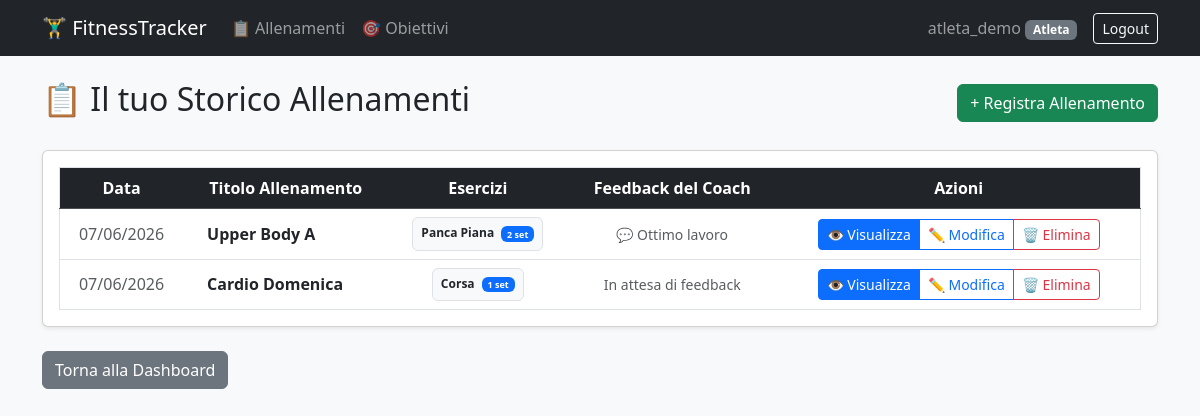
The app's page /workouts/ (signed in), older data.
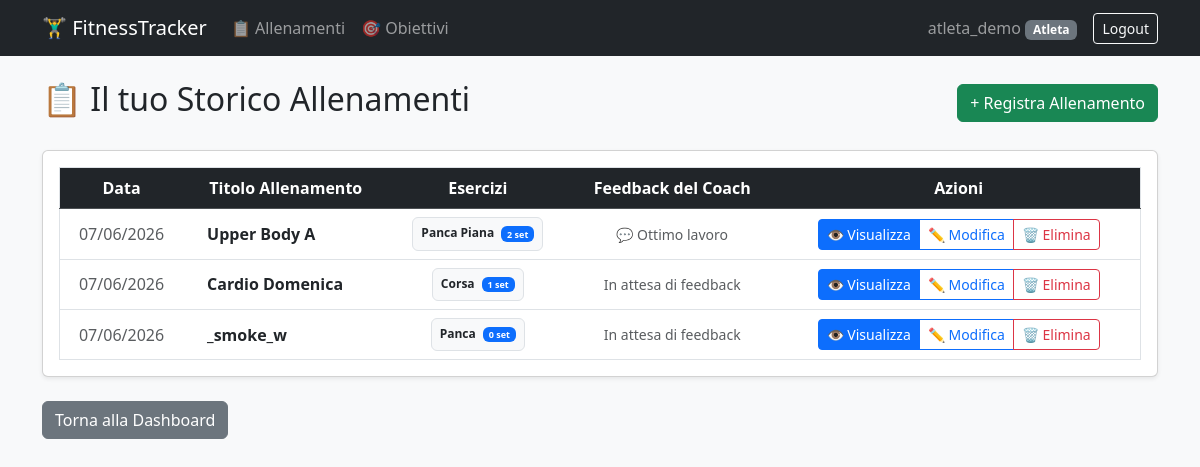
The same page, newer data.
### accounts/models.py (models this page shows, shortened)
class CustomUser(AbstractUser):
    is_coach = models.BooleanField(default=False)
    coach = models.ForeignKey(
        'self',
        on_delete=models.SET_NULL,
        null=True,
        blank=True,
        related_name='athletes'
    )
    age = models.PositiveIntegerField(null=True, blank=True)
    weight = models.FloatField(verbose_name="Peso Corporeo (kg)", null=True, blank=True)
    body_fat = models.FloatField(verbose_name="Massa Grassa (%)", null=True, blank=True)

### workouts/models.py (models this page shows, shortened)
class WorkoutLog(models.Model):
    user = models.ForeignKey(
        settings.AUTH_USER_MODEL,
        on_delete=models.CASCADE,
        related_name='workouts'
    )
    date = models.DateField(auto_now_add=True)
    title = models.CharField(max_length=100)
    coach_feedback = models.TextField(blank=True, null=True)

class ExerciseSession(models.Model):
    ACTIVITY_CHOICES = [
        ('FORZA', 'Forza / Palestra / Corpo Libero'),
        ('CARDIO', 'Cardio / Corsa / Bici / Nuoto'),
    ]
    MUSCLE_MAP = {
        'panca': 'Petto',
        'croci': 'Petto',
        'spinte': 'Petto',
        'dip': 'Petto',
        'piegamenti': 'Petto',
        'push up': 'Petto',
        'chest': 'Petto',
        'trazioni': 'Schiena',
        'pull up': 'Schiena',
        'lat machine': 'Schiena',
        'rematore': 'Schiena',
        'pulley': 'Schiena',
        'military': 'Spalle',
        'lento': 'Spalle',
        'shoulder press': 'Spalle',
        'alzate': 'Spalle',
        'spalle': 'Spalle',
        'curl': 'Bicipiti',
        'pushdown': 'Tricipiti',
        'french press': 'Tricipiti',
        'squat': 'Gambe',
        'leg extension': 'Gambe',
        'affondi': 'Gambe',
        'pressa': 'Gambe',
        'leg press': 'Gambe',
        'stacco': 'Gambe',
        'deadlift': 'Gambe',
        'leg curl': 'Gambe',
        'polpacci': 'Gambe',
        'calf': 'Gambe',
        'crunch': 'Addome',
        'plank': 'Addome',
    }
    workout_log = models.ForeignKey(
        WorkoutLog,
        on_delete=models.CASCADE,
        related_name='exercises'
    )
    name = models.CharField(max_length=100)  # Es. "Panca Piana" o "Corsa"
    activity_type = models.CharField(max_length=10, choices=ACTIVITY_CHOICES, default='FORZA')

### workouts/views.py (the view)
# urls.py: path('workouts/', WorkoutListView.as_view(), name='workout_list'),
class WorkoutListView(LoginRequiredMixin, ListView):
    model = WorkoutLog
    template_name = 'workouts/workout_list.html'
    context_object_name = 'workouts'
    def get(self, request, *args, **kwargs):
        if request.user.is_coach:
            return render(request, 'workouts/coach_dashboard.html',
                          {'athletes': request.user.athletes.all()})
        return super().get(request, *args, **kwargs)
    def get_queryset(self):
        return WorkoutLog.objects.filter(user=self.request.user).order_by('-date')

### templates/workouts/workout_list.html (shortened to what this page needs)
{% extends 'base.html' %}
{% block content %}
<div class="d-flex justify-content-between align-items-center mb-4">
    <h2>📋 Il tuo Storico Allenamenti</h2>
    <a href="{% url 'workout_create' %}" class="btn btn-success">+ Registra Allenamento</a>
</div>
<div class="card shadow-sm">
    <div class="card-body">
        {% if workouts %}
           <div class="table-responsive">
    <table class="table table-hover border align-middle mb-0">
        <thead class="table-dark text-center">
            <tr>
                <th>Data</th>
                <th>Titolo Allenamento</th>
                <th>Esercizi</th>
                <th>Feedback del Coach</th>
                <th>Azioni</th>
            </tr>
        </thead>
        <tbody class="text-center">
            {% for workout in workouts %}
                <tr>
                    <td class="text-muted">{{ workout.date|date:"d/m/Y" }}</td>
                    <td class="fw-bold text-start ps-4">
                        <a href="{% url 'workout_detail' workout.id %}" class="text-decoration-none text-dark">
                            {{ workout.title }}
                        </a>
                    </td>
                    <td>
                        {% if workout.exercises.all %}
                            <div class="d-flex flex-wrap gap-2 justify-content-center">
                                {% for exercise in workout.exercises.all %}
                                    <span class="badge bg-light text-dark border p-2">
                                        {{ exercise.name }}
                                        <span class="badge bg-primary ms-1">{{ exercise.sets.count }} set</span>
                                    </span>
                                {% endfor %}
                            </div>
                        {% else %}
                            <span class="text-muted small"><i>Nessun esercizio registrato</i></span>
                        {% endif %}
                    </td>
                    <td class="text-muted small">
                        {% if workout.coach_feedback %}
                            💬 {{ workout.coach_feedback }}
                        {% else %}
                            In attesa di feedback
                        {% endif %}
                    </td>
                    <td class="text-nowrap">
                        <div class="btn-group btn-group-sm" role="group" aria-label="Azioni">
                            <a href="{% url 'workout_detail' workout.id %}" class="btn btn-primary">
                                👁️ Visualizza
                            </a>
                            <a href="{% url 'workout_update' workout.id %}" class="btn btn-outline-primary">
                                ✏️ Modifica
                            </a>
                            <a href="{% url 'workout_delete' workout.id %}" class="btn btn-outline-danger">
                                🗑️ Elimina
                            </a>
                        </div>
                    </td>
                </tr>
            {% empty %}
                <tr>
                    <td colspan="5" class="text-center text-muted py-4">
                        Nessun allenamento registrato. Clicca su "+ Registra Allenamento" per iniziare!
                    </td>
                </tr>
            {% endfor %}
        </tbody>
    </table>
</div>
        {% else %}
            <div class="text-center py-4">
                <p class="text-muted fs-5">Non hai ancora registrato nessun allenamento.</p>
                <p class="small text-secondary">Inizia subito premendo il pulsante in alto!</p>
            </div>
        {% endif %}
    </div>
</div>
<div class="mt-4">
    <a href="{% url 'home' %}" class="btn btn-secondary">Torna alla Dashboard</a>
</div>
{% endblock %}

### templates/base.html (shortened to what this page needs)
<!DOCTYPE html>
<html lang="it">
<head>
    <link href="https://cdn.jsdelivr.net/npm/bootstrap@5.3.2/dist/css/bootstrap.min.css" rel="stylesheet">
</head>
<body class="bg-light">
    <nav class="navbar navbar-expand-lg navbar-dark bg-dark mb-4">
        <div class="container">
            <a class="navbar-brand" href="{% url 'home' %}">🏋️‍♂️ FitnessTracker</a>
            <div class="collapse navbar-collapse" id="mainNav">
                {% if user.is_authenticated %}
                <ul class="navbar-nav me-auto">
                    {% if user.is_coach %}
                        <li class="nav-item"><a class="nav-link" href="{% url 'workout_list' %}">🧑‍🏫 Dashboard Coach</a></li>
                    {% else %}
                        <li class="nav-item"><a class="nav-link" href="{% url 'workout_list' %}">📋 Allenamenti</a></li>
                        <li class="nav-item"><a class="nav-link" href="{% url 'goal_list' %}">🎯 Obiettivi</a></li>
                    {% endif %}
                </ul>
                <ul class="navbar-nav ms-auto align-items-lg-center">
                    <li class="nav-item">
                        <span class="navbar-text me-3">
                            {{ user.username }}
                            <span class="badge bg-{% if user.is_coach %}info{% else %}secondary{% endif %}">
                                {% if user.is_coach %}Coach{% else %}Atleta{% endif %}
                            </span>
                        </span>
                    </li>
                    <li class="nav-item">
                        <form method="post" action="{% url 'logout' %}" class="d-inline">
                            <button type="submit" class="btn btn-sm btn-outline-light">Logout</button>
                        </form>
                    </li>
                </ul>
                {% endif %}
            </div>
        </div>
    </nav>
    <div class="container">
        {% block content %}
        {% endblock %}
    </div>
</body>
</html>

Row changes from the older to the newer data that the page shows:
added WorkoutLog: date "07/06/2026", title "_smoke_w", shows "In attesa di feedback"
added ExerciseSession: name "Panca", sets.count "0", shown under "07/06/2026"
